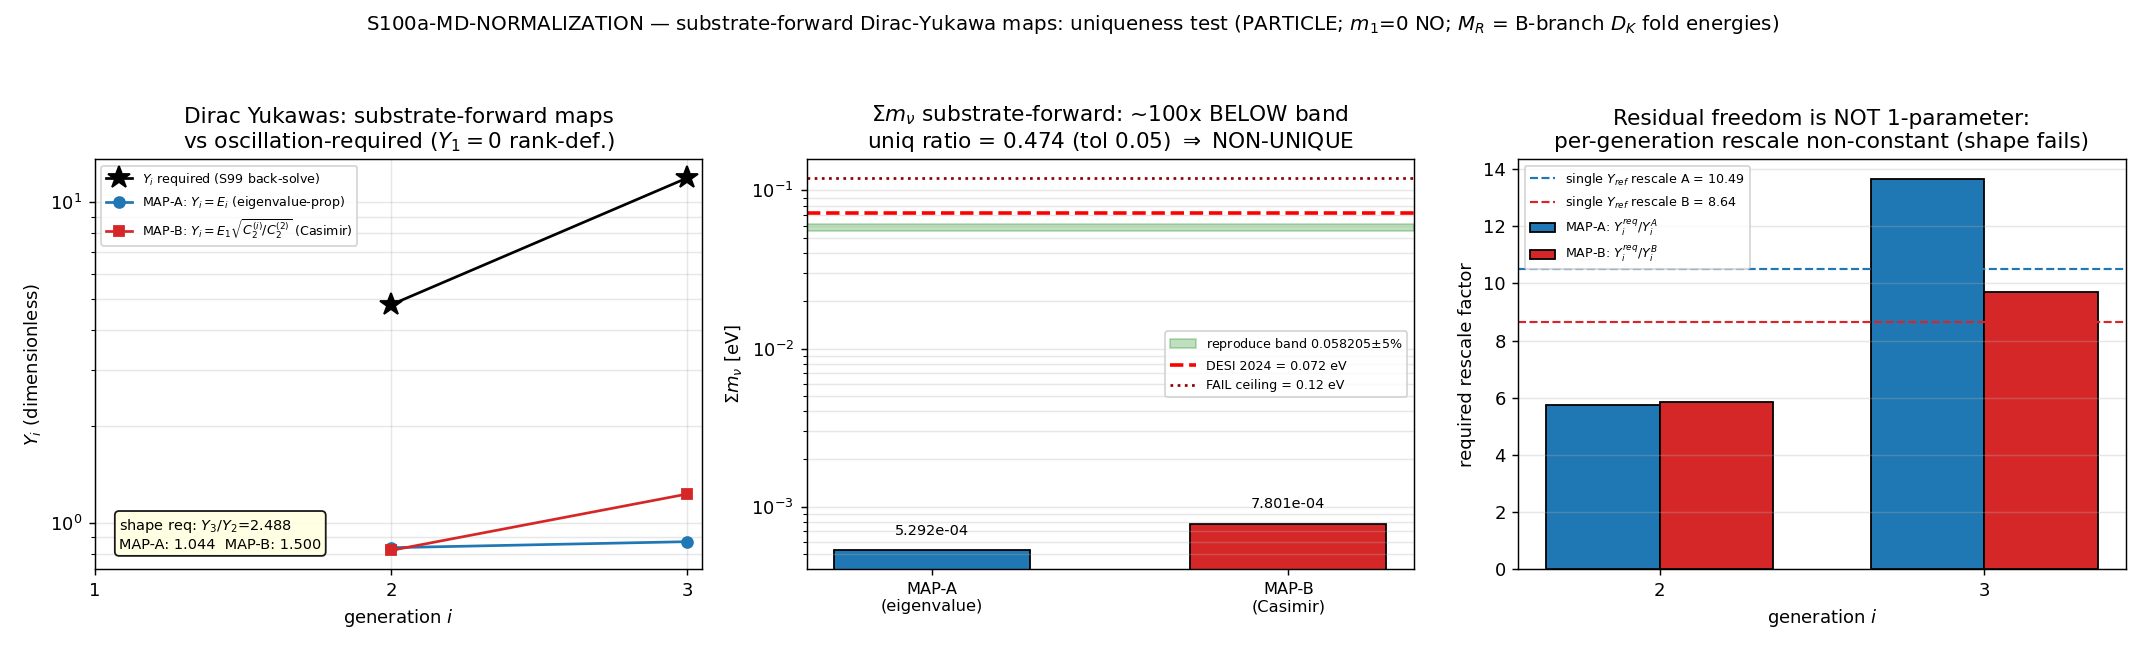

Here is the Python script that generated this plot:
#!/usr/bin/env python3
"""
S100a W5-1 S100a-MD-NORMALIZATION — substrate-forward Dirac-Yukawa map uniqueness;
zero-free-parameter Sigma m_nu re-gate
====================================================================================

Gate: S100a-MD-NORMALIZATION ([SIGN])

Pre-registered thresholds (plan sessions/session-plan/session-100a-plan-w5.md §W5-1):
  PRIMARY:    Sigma_mnu^{substrate-forward} < bound_DESI = 0.072 eV
  JOINT:      |Sigma_mnu^{substrate-forward} - 0.0582053272|/0.0582053272 <= tol_reproduce = 0.05
  UNIQUENESS: |Sigma_mnu^{MAP-A} - Sigma_mnu^{MAP-B}|/Sigma_mnu^{MAP-A} <= tol_uniqueness = 0.05
  strict PASS: DESI AND reproduce AND map_unique==True
  FAIL: substrate-forward maps overshoot the loose bound (Sigma > 0.12 eV)
  INFO: map NON-UNIQUE (maps disagree beyond tol_uniqueness OR an external overall
        Dirac scale Y_ref must be tuned to reach the band) => S99 track_B caveat
        confirmed STRUCTURALLY IRREDUCIBLE (residual-Dirac-scale-normalization-IRREDUCIBLE).

[SIGN] claim (plan §W5-1 substitution chain): the type-I seesaw SUPPRESSES the light
mass — d m_{nu,i}/d M_i = -m_{D,i}^2/M_i^2 < 0 for i=2,3 (strictly), and the substrate
M_R ~ M_KK scale drives Sigma DOWN below the DESI bound (delta = Sigma - bound < 0).
Direction identical to S99; the substrate-forward Y_i change only the ABSOLUTE Sigma,
which is what the uniqueness test interrogates.

METHOD (substrate-forward; INVERTS the S99 back-solve)
------------------------------------------------------
(1) Bottom light-triple from the L_max=12 block-diagonal master cache (sector_evals
    dict, per-(p,q) abs_evals; UNION of the 90 sectors; NO re-diagonalization):
    tower-resolved bottoms of the three lowest Peter-Weyl towers,
      E_1 = min |lambda| of (0,0)  [trivial,      triality 0, C_2 = 0   ]
      E_2 = min |lambda| of (1,0)=(0,1) [fundamental, triality 1/2, C_2 = 4/3]
      E_3 = min |lambda| of (1,1)  [adjoint,      triality 0, C_2 = 3   ]
    = the ~0.82-0.87 M_KK E1/E2/E3 set S96-MATTER-R-HIERARCHY read as R_direct=9.86
    (rank-1 direct-spacing wall). Cross-checked against the s55_bogoliubov_992.npz
    alternate triple (omega_f post-transit spectrum) and the S96 R_direct value.
(2) Two PRE-REGISTERED substrate-forward maps (competing reductions of the SAME
    triple — this IS the uniqueness test). Shared substrate-natural overall scale
    Y_ref = E_1 (the raw dimensionless bottom eigenvalue, M_KK units; NO external
    input). Rank-deficiency (m_1 = 0 PROVEN) => Y_1 = 0 in the seesaw texture:
      MAP-A (eigenvalue-proportional): Y_i = Y_ref * (E_i/E_ref), E_ref = E_1
              => Y_i^A = E_i for i = 2,3 (Y_1 = 0 imposed by rank deficiency).
      MAP-B (Casimir-graded):          Y_i = Y_ref * sqrt(C_2(p_i,q_i)/C_2_ref),
              C_2_ref = C_2(1,0) = 4/3 (lowest NONZERO tower Casimir)
              => Y^B = [0 (EXACT, C_2(0,0)=0 — rank deficiency EMERGES), E_1, 1.5*E_1].
(3) Type-I seesaw per map: m_D = Y v_ew/sqrt(2); M_R = B-branch D_K fold energies
    (read from the pinned S99 baseline npz; cross-checked to the S60 log + the L12
    cache spectral coincidence < tol_MR); m_nu = m_D^T M_R^{-1} m_D (3x3 real-symmetric,
    eigvalsh); Sigma = sum |eigenvalues| in eV.
(4) Re-gate vs DESI 0.072 eV + the 0.0582053272 eV reproduce band + the uniqueness
    ratio; quantify the residual freedom (required overall Y_ref rescale per map;
    per-generation required rescale = shape test; required Y_3/Y_2 vs map shapes).

Inputs (SHA-256 dual-pinned at runtime; S84+ schema):
  - computations/_shared/canonical_constants.py            (M_KK, v_ew, Sigma_mnu_FW,
        Sigma_mnu_bound_DESI_2024, tau_fold; feeds audit_sha256)
  - computations/session-84/s84_spectrum_cache_L12_tau019.npz (bottom-triple source)
  - computations/session-55/s55_bogoliubov_992.npz         (alternate triple, omega_f)
  - computations/session-99/s99_w3_seesaw_summnu.npz       (baseline Sigma/M_R/Y_i)
  - computations/session-60/s60_lepto_cp_log.txt           (M_R fold-energy texture)
  - script bytes (feeds BOTH audit_sha256 and content_sha256)

Output 4-tuple:
  (value=<Sigma_A/Sigma_B summary>, scheme=type-I-seesaw-substrate-forward-Yi-from-DK-bottom-triple,
   convention=ABSOLUTE, L_max=12)

Classification: PARTICLE
  Generations are the SU(3) Peter-Weyl Z_3-triality multiplicity; the neutrino Dirac
  Yukawas live as the overlap of the light-triple fiber modes with the Higgs |s(h)|^2
  mode in the M_3(C) summand of A_K = C (+) H (+) M_3(C). Flow: D_K eigenvalues
  (bottom light-triple) -> substrate-forward Yukawa map Y_i -> m_D = Y v/sqrt(2) ->
  type-I seesaw with M_R = B-branch D_K fold energies (Majorana scale INTERNAL to the
  spectrum) -> Sigma_mnu (laboratory-IN observable vs DESI). The gate tests whether
  the FIRST arrow (eigenvalue -> Yukawa) is a UNIQUE substrate map or carries a
  residual scale. Cross-axis derivation-author tag: connes-ncg-theorist owns the
  Dirac-side D_F texture reading (whether the bottom-triple -> Y_i map is forced by
  the finite Dirac operator's representation structure).

DISCIPLINE
----------
- `from canonical_constants import *`; intermediates tagged `# (local)`
- CPU-correct (3x3 eigh + cache dict reads, sub-100x100); OMP_NUM_THREADS=8 before numpy
- dual-SHA (audit + content) per S84+; verdict via emit_verdict MCP tool (script PRINTS payload)
- [SIGN] gate => sign/magnitude/regime 3-tuple in the payload (all-three-or-none)
- exit 0 for any valid scientific verdict (PASS/FAIL/INFO are all results)
"""

from __future__ import annotations

# ---------------------------------------------------------------------------
# Section 1 — Canonical constants (MANDATORY first import)
# ---------------------------------------------------------------------------
import os
import sys
os.environ.setdefault("OMP_NUM_THREADS", "8")
os.environ.setdefault("MKL_NUM_THREADS", "8")

_SHARED_PATH = os.path.join(
    os.path.dirname(os.path.dirname(os.path.abspath(__file__))), "_shared"
)
if _SHARED_PATH not in sys.path:
    sys.path.insert(0, _SHARED_PATH)

from canonical_constants import *  # noqa: F401,F403,E402  (M_KK, v_ew, Sigma_mnu_FW, Sigma_mnu_bound_DESI_2024, tau_fold)

# ---------------------------------------------------------------------------
# Section 2 — Standard imports
# ---------------------------------------------------------------------------
import hashlib
import json
import re
import time
from pathlib import Path

import numpy as np
import matplotlib
matplotlib.use("Agg")
import matplotlib.pyplot as plt

# ---------------------------------------------------------------------------
# Section 3 — Paths + pre-registration
# ---------------------------------------------------------------------------
SESSION_DIR = Path(__file__).resolve().parent
COMPUTATIONS_DIR = SESSION_DIR.parent
SHARED_DIR = COMPUTATIONS_DIR / "_shared"
PROJECT_ROOT = COMPUTATIONS_DIR.parent

SESSION = "100a"                                                   # (local) letter-suffixed sub-session
GATE_ID = "S100a-MD-NORMALIZATION"                                 # (local)
SCHEME = "type-I-seesaw-substrate-forward-Yi-from-DK-bottom-triple"  # (local)
CONVENTION = "ABSOLUTE"                                            # (local)
L_MAX = 12                                                         # (local)

# Pre-registered gate boundaries (plan §W5-1 operator + machinery_pin_map)
TOL_REPRODUCE = 0.05                     # rel tol on Sigma vs the 0.0582053272 target  # (local)
TOL_UNIQUENESS = 0.05                    # rel tol between MAP-A and MAP-B Sigmas  # (local)
TOL_MR = 0.02                            # B-branch spectral-coincidence rel tol (S96 PART-1)  # (local)
TOL_EIGH = 1e-12                         # eigh numerical tolerance  # (local)
INFO_CEIL = 0.12                         # eV; FAIL iff substrate-forward maps overshoot this  # (local)
PUBLICATION_SIG_FIGS = 5                 # value-string precision (npz carries full float64; Class 8.3)  # (local)
DEEP_SEESAW_REGIME = 1e-6                # max(m_D/M_R) < this => VALID regime (S99 criterion)  # (local)

# Cross-check anchors (pinned input artifacts / prior verdict values — comparison-only)
R_S96_VERDICT = 9.86183067373777         # (local) S96-MATTER-R-HIERARCHY verdict value (rank-1 wall)
TOL_R_CROSSCHECK = 1e-6                  # (local) rel tol on the R_direct reproduction (machine-precision expected)
TOL_BASELINE = 1e-6                      # (local) rel tol on the S99-baseline Sigma re-derivation

EV_PER_GEV = 1.0e-9                      # (local) eV = 1e-9 GeV

OUT_NPZ = SESSION_DIR / "s100a_md_normalization.npz"
OUT_PNG = SESSION_DIR / "s100a_md_normalization.png"

S84_CACHE = COMPUTATIONS_DIR / "session-84" / "s84_spectrum_cache_L12_tau019.npz"
S55_BOG = COMPUTATIONS_DIR / "session-55" / "s55_bogoliubov_992.npz"
S99_BASE = COMPUTATIONS_DIR / "session-99" / "s99_w3_seesaw_summnu.npz"
S60_LOG = COMPUTATIONS_DIR / "session-60" / "s60_lepto_cp_log.txt"

INPUT_FILES = [
    SHARED_DIR / "canonical_constants.py",
    S84_CACHE,
    S55_BOG,
    S99_BASE,
    S60_LOG,
]

# The three lowest Peter-Weyl towers the bottom-triple occupies (S96 sector-assignment,
# verified at machine precision against the L12 cache in compute()):
TOWER_SECTORS = [(0, 0), (1, 0), (1, 1)]   # (local) gen-1/2/3 towers; (1,0)=(0,1) conjugate pair


def su3_casimir(p: int, q: int) -> float:
    """SU(3) quadratic Casimir, normalization C_2(1,0) = 4/3, C_2(1,1) = 3."""
    return (p * p + q * q + p * q + 3 * p + 3 * q) / 3.0


def su3_triality(p: int, q: int) -> int:
    """Z_3 triality of the (p,q) irrep."""
    return (p - q) % 3


# ---------------------------------------------------------------------------
# Section 4 — SHA-256 dual-pin block (S84+)
# ---------------------------------------------------------------------------
def sha256_of(path: Path) -> str:
    h = hashlib.sha256()  # (local)
    try:
        h.update(path.read_bytes())
    except OSError:
        return ""
    return h.hexdigest()


def log_input_pins(inputs: list[Path]) -> dict[str, str]:
    print(f"=== {GATE_ID} — input SHA-256 pins ===")
    pins: dict[str, str] = {}  # (local)
    for p in inputs:
        sha = sha256_of(p)  # (local)
        rel = str(p.relative_to(PROJECT_ROOT)).replace("\\", "/")  # (local)
        print(f"  {rel}: {sha[:16]}...")
        pins[rel] = sha
    return pins


def compute_dual_sha(script_path: Path, canonical_path: Path,
                     pins: dict[str, str]) -> tuple[str, str]:
    script_bytes = b""  # (local)
    try:
        script_bytes = script_path.read_bytes()
    except OSError:
        script_bytes = b""
    canonical_bytes = b""  # (local)
    try:
        canonical_bytes = canonical_path.read_bytes()
    except OSError:
        canonical_bytes = b""
    pinmap_json = json.dumps(dict(sorted(pins.items())),
                             separators=(",", ":"), sort_keys=True).encode("utf-8")  # (local)
    h_audit = hashlib.sha256()  # (local)
    h_audit.update(script_bytes)
    h_audit.update(canonical_bytes)
    h_audit.update(pinmap_json)
    audit = h_audit.hexdigest()  # (local)
    h_content = hashlib.sha256()  # (local)
    h_content.update(script_bytes)
    content = h_content.hexdigest()  # (local)
    return audit, content


# ---------------------------------------------------------------------------
# Section 5 — Substrate readers + cross-check helpers
# ---------------------------------------------------------------------------
def read_bottom_triple_from_cache(cache_path: Path):
    """Tower-resolved bottom light-triple from the L12 block-diagonal master cache.

    Reads per-(p,q)-sector abs_evals (NO re-diagonalization — the cache IS the
    block-diagonal spectrum). E_i = min |lambda| of the i-th lowest Peter-Weyl tower:
    (0,0) trivial, (1,0)/(0,1) fundamental conjugate pair, (1,1) adjoint.
    Returns (E_triple, casimirs, trialities, conj_pair_split).
    """
    d = np.load(cache_path, allow_pickle=True)  # (local)
    sec = d["sector_evals"].item()              # (local) dict {(p,q): {'dim','level','abs_evals'}}
    if len(sec) != 90:
        print(f"  [warn] cache sector count = {len(sec)} (expected 90)")
    e10 = float(np.min(np.asarray(sec[(1, 0)]["abs_evals"])))   # (local)
    e01 = float(np.min(np.asarray(sec[(0, 1)]["abs_evals"])))   # (local)
    conj_split = abs(e10 - e01)                                  # (local) conjugate-pair degeneracy check
    E = np.array([
        float(np.min(np.asarray(sec[(0, 0)]["abs_evals"]))),     # E_1: trivial tower
        e10,                                                      # E_2: fundamental tower
        float(np.min(np.asarray(sec[(1, 1)]["abs_evals"]))),     # E_3: adjoint tower
    ])                                                            # (local)
    C2 = np.array([su3_casimir(p, q) for (p, q) in TOWER_SECTORS])   # (local) [0, 4/3, 3]
    tri = np.array([su3_triality(p, q) for (p, q) in TOWER_SECTORS])  # (local) [0, 1, 0]; (0,1) carries 2
    return E, C2, tri, conj_split


def crosscheck_s55_alternate(s55_path: Path, E: np.ndarray):
    """Alternate-source check: each tower-bottom E_i present in the s55 omega_f
    post-transit Bogoliubov spectrum (992 modes) at machine precision."""
    d = np.load(s55_path, allow_pickle=True)        # (local)
    wf = np.sort(np.asarray(d["omega_f"]).ravel())  # (local)
    nearest = np.array([wf[np.argmin(np.abs(wf - e))] for e in E])  # (local)
    reldiff = np.abs(nearest - E) / E               # (local)
    return nearest, reldiff, bool(np.all(reldiff < 1e-8))


def crosscheck_R_direct(E: np.ndarray) -> tuple[float, float, bool]:
    """Reproduce the S96-MATTER-R-HIERARCHY R_direct from the cache-read triple
    (conv-A direct spacings, m_1=0): confirms the SAME triple the S96 gate read."""
    m2 = E[1] - E[0]                                 # (local)
    m3 = E[2] - E[0]                                 # (local)
    R = (m3**2 - m2**2) / (m2**2 - 0.0)              # (local)
    rd = abs(R - R_S96_VERDICT) / R_S96_VERDICT      # (local)
    return R, rd, bool(rd < TOL_R_CROSSCHECK)


def verify_MR_in_S60_log(log_path: Path, targets: np.ndarray) -> bool:
    """Confirm the B-branch fold energies are the M_R texture stated in the S60 log."""
    try:
        txt = log_path.read_text(errors="ignore")  # (local)
    except OSError:
        return False
    found = re.findall(r"[-+]?\d*\.\d+", txt)      # (local)
    fvals = np.array([float(x) for x in found])    # (local)
    ok = True                                      # (local)
    for t in targets:
        if not np.any(np.isclose(fvals, t, rtol=1e-4, atol=1e-4)):
            ok = False
    return ok


def MR_spectral_coincidence(cache_path: Path, targets: np.ndarray):
    """Re-extract the 3 M_i from the L12 block-diagonal cache by spectral coincidence
    (union of the 90 sectors' abs_evals; NO re-diagonalization)."""
    d = np.load(cache_path, allow_pickle=True)   # (local)
    sec = d["sector_evals"].item()               # (local)
    allv = np.concatenate([np.asarray(blk["abs_evals"]).ravel() for blk in sec.values()])  # (local)
    absu = np.unique(np.round(allv, 8))          # (local)
    nearest = np.array([absu[np.argmin(np.abs(absu - t))] for t in targets])  # (local)
    reldiff = np.abs(nearest - targets) / targets  # (local)
    return nearest, reldiff, float(reldiff.max())


def seesaw_sigma(Y: np.ndarray, M_R_GeV: np.ndarray) -> tuple[np.ndarray, float, np.ndarray, np.ndarray]:
    """Type-I seesaw: m_D = Y v/sqrt(2); m_nu = m_D^T M_R^{-1} m_D (3x3 real-symmetric,
    eigvalsh); returns (m_nu_eV ascending, Sigma_eV, m_D_GeV, dmnu_dM)."""
    v = float(v_ew)                                          # (local)
    m_D_GeV = Y * v / np.sqrt(2.0)                           # (local)
    mD_mat = np.diag(m_D_GeV)                                # (local)
    MR_mat = np.diag(M_R_GeV)                                # (local)
    m_nu_mat_GeV = mD_mat.T @ np.linalg.inv(MR_mat) @ mD_mat  # (local) magnitude (Majorana sign absorbed)
    m_nu_mat_GeV = 0.5 * (m_nu_mat_GeV + m_nu_mat_GeV.T)     # (local) symmetrize
    evals_GeV = np.linalg.eigvalsh(m_nu_mat_GeV)             # (local)
    m_nu_eV = np.sort(np.abs(evals_GeV)) / EV_PER_GEV        # (local) ascending
    Sigma_eV = float(m_nu_eV.sum())                          # (local)
    with np.errstate(divide="ignore", invalid="ignore"):
        dmnu_dM = np.where(M_R_GeV > 0, -(m_D_GeV ** 2) / (M_R_GeV ** 2), 0.0)  # (local) GeV/GeV
    return m_nu_eV, Sigma_eV, m_D_GeV, dmnu_dM


# ---------------------------------------------------------------------------
# Section 6 — Compute (substrate-FORWARD maps + uniqueness test)
# ---------------------------------------------------------------------------
def compute() -> dict:
    M_KK_GeV = float(M_KK)                       # (local) 7.428660036284456e16 GeV (CONST-FREEZE-42)
    Sigma_target = float(Sigma_mnu_FW)           # (local) 0.0582053272 eV (S99-W3-SEESAW-SUMMNU)
    bound_DESI = float(Sigma_mnu_bound_DESI_2024)  # (local) 0.072 eV (DESI 2024, 95% CL)

    # --- (1) bottom light-triple, tower-resolved, from the L12 cache ---
    E, C2, tri, conj_split = read_bottom_triple_from_cache(S84_CACHE)
    s55_nearest, s55_reldiff, s55_ok = crosscheck_s55_alternate(S55_BOG, E)
    R_direct, R_reldiff, R_ok = crosscheck_R_direct(E)

    # --- M_R from the pinned S99 baseline artifact (B-branch D_K fold energies) ---
    d99 = np.load(S99_BASE, allow_pickle=True)   # (local)
    M_R_MKK = np.asarray(d99["M_R_MKK"]).ravel()  # (local) [1.0044, 1.0786, 1.1700]
    Y_S99 = np.asarray(d99["Y"]).ravel()          # (local) back-solved baseline [0, 4.794, 11.928]
    Sigma_S99_npz = float(d99["Sigma_mnu_eV"])    # (local) 0.0582053272...
    m_nu_S99 = np.asarray(d99["m_nu_eV"]).ravel()  # (local) [0, 0.0086776, 0.0495278]
    M_R_GeV = M_R_MKK * M_KK_GeV                  # (local)

    # --- M_R cross-checks: S60 log texture + L12 cache spectral coincidence ---
    mr_in_s60 = verify_MR_in_S60_log(S60_LOG, M_R_MKK)              # (local)
    mr_nearest, mr_reldiff, mr_maxrel = MR_spectral_coincidence(S84_CACHE, M_R_MKK)

    # --- CC0: baseline re-derivation — my seesaw pipeline reproduces the S99/canonical Sigma ---
    m_nu_base, Sigma_base, m_D_base, _ = seesaw_sigma(Y_S99, M_R_GeV)
    base_reldiff_npz = abs(Sigma_base - Sigma_S99_npz) / Sigma_S99_npz       # (local)
    base_reldiff_canon = abs(Sigma_base - Sigma_target) / Sigma_target       # (local)
    baseline_ok = bool(base_reldiff_npz < TOL_BASELINE and base_reldiff_canon < TOL_BASELINE)  # (local)

    # --- (2) substrate-FORWARD maps (shared substrate-natural scale Y_ref = E_1) ---
    Y_ref = E[0]                                  # (local) raw dimensionless bottom eigenvalue (M_KK units)
    # MAP-A (eigenvalue-proportional): Y_i = Y_ref * (E_i/E_1) = E_i; Y_1 = 0 (rank deficiency imposed)
    Y_A = np.array([0.0, E[1], E[2]])             # (local)
    # MAP-B (Casimir-graded): Y_i = Y_ref * sqrt(C_2_i/C_2_ref), C_2_ref = C_2(1,0) = 4/3;
    # Y_1 = 0 EXACT because C_2(0,0) = 0 — the rank deficiency EMERGES from the grading.
    C2_ref = C2[1]                                # (local) 4/3
    Y_B = Y_ref * np.sqrt(C2 / C2_ref)            # (local) [0, E_1, 1.5*E_1] exactly
    shape_A = Y_A[2] / Y_A[1]                     # (local) E_3/E_2
    shape_B = Y_B[2] / Y_B[1]                     # (local) sqrt(C2_3/C2_2) = 3/2 exact

    # --- (3) seesaw per map ---
    m_nu_A, Sigma_A, m_D_A, dmnu_dM_A = seesaw_sigma(Y_A, M_R_GeV)
    m_nu_B, Sigma_B, m_D_B, dmnu_dM_B = seesaw_sigma(Y_B, M_R_GeV)

    # --- (4) gate quantities ---
    uniq_ratio = abs(Sigma_A - Sigma_B) / Sigma_A                    # (local) pre-registered uniqueness operator
    maps_agree = bool(uniq_ratio <= TOL_UNIQUENESS)                  # (local)
    reproduce_reldiff_A = abs(Sigma_A - Sigma_target) / Sigma_target  # (local)
    reproduce_reldiff_B = abs(Sigma_B - Sigma_target) / Sigma_target  # (local)
    reproduce_A = bool(reproduce_reldiff_A <= TOL_REPRODUCE)         # (local)
    reproduce_B = bool(reproduce_reldiff_B <= TOL_REPRODUCE)         # (local)
    desi_A = bool(Sigma_A < bound_DESI)                              # (local)
    desi_B = bool(Sigma_B < bound_DESI)                              # (local)
    overshoot = bool(min(Sigma_A, Sigma_B) > INFO_CEIL)              # (local) FAIL clause (both maps overshoot)

    # map_unique (plan method (2)): maps agree AND no free overall scale left —
    # i.e. the parameter-free (Y_ref = E_1) evaluation already lands in the band.
    map_unique = bool(maps_agree and reproduce_A and reproduce_B)    # (local)

    # Residual-freedom quantification (the track_B content):
    # required overall Y_ref rescale per map (Sigma scales as Y_ref^2)
    rescale_Yref_A = float(np.sqrt(Sigma_target / Sigma_A))          # (local)
    rescale_Yref_B = float(np.sqrt(Sigma_target / Sigma_B))          # (local)
    # per-generation required rescale (shape test): Y_i^{S99-required}/Y_i^{map}, i=2,3
    pergen_rescale_A = Y_S99[1:] / Y_A[1:]                           # (local)
    pergen_rescale_B = Y_S99[1:] / Y_B[1:]                           # (local)
    shape_required = Y_S99[2] / Y_S99[1]                             # (local) 2.488 = sqrt(m3 M3/(m2 M2))
    shape_const_A = bool(np.isclose(pergen_rescale_A[0], pergen_rescale_A[1], rtol=TOL_UNIQUENESS))  # (local)
    shape_const_B = bool(np.isclose(pergen_rescale_B[0], pergen_rescale_B[1], rtol=TOL_UNIQUENESS))  # (local)

    # --- [SIGN] suppression direction (both maps): d m_nu_i/d M_i = -m_D_i^2/M_i^2 < 0, i=2,3 ---
    suppression_all_negative = bool(
        np.all(dmnu_dM_A[1:] < 0.0) and np.all(dmnu_dM_B[1:] < 0.0)
    )                                                                # (local)
    delta_A = Sigma_A - bound_DESI                                   # (local) negative => below bound
    delta_B = Sigma_B - bound_DESI                                   # (local)

    # deep-seesaw regime (both maps)
    supp_ratio = float(max(np.max(m_D_A[1:] / M_R_GeV[1:]),
                           np.max(m_D_B[1:] / M_R_GeV[1:])))         # (local)

    return {
        "E": E, "C2": C2, "tri": tri, "conj_split": conj_split,
        "tower_sectors": np.array(TOWER_SECTORS),
        "s55_nearest": s55_nearest, "s55_reldiff": s55_reldiff, "s55_ok": s55_ok,
        "R_direct": R_direct, "R_reldiff": R_reldiff, "R_ok": R_ok,
        "M_R_MKK": M_R_MKK, "M_R_GeV": M_R_GeV,
        "mr_in_s60": mr_in_s60, "mr_nearest": mr_nearest,
        "mr_reldiff": mr_reldiff, "mr_maxrel": mr_maxrel,
        "Y_S99": Y_S99, "Sigma_S99_npz": Sigma_S99_npz, "m_nu_S99": m_nu_S99,
        "Sigma_base": Sigma_base, "m_nu_base": m_nu_base,
        "base_reldiff_npz": base_reldiff_npz, "base_reldiff_canon": base_reldiff_canon,
        "baseline_ok": baseline_ok,
        "Y_ref": Y_ref, "Y_A": Y_A, "Y_B": Y_B, "C2_ref": C2_ref,
        "shape_A": shape_A, "shape_B": shape_B, "shape_required": shape_required,
        "m_D_A": m_D_A, "m_D_B": m_D_B,
        "m_nu_A": m_nu_A, "m_nu_B": m_nu_B,
        "Sigma_A": Sigma_A, "Sigma_B": Sigma_B,
        "dmnu_dM_A": dmnu_dM_A, "dmnu_dM_B": dmnu_dM_B,
        "uniq_ratio": uniq_ratio, "maps_agree": maps_agree,
        "reproduce_reldiff_A": reproduce_reldiff_A, "reproduce_reldiff_B": reproduce_reldiff_B,
        "reproduce_A": reproduce_A, "reproduce_B": reproduce_B,
        "desi_A": desi_A, "desi_B": desi_B, "overshoot": overshoot,
        "map_unique": map_unique,
        "rescale_Yref_A": rescale_Yref_A, "rescale_Yref_B": rescale_Yref_B,
        "pergen_rescale_A": pergen_rescale_A, "pergen_rescale_B": pergen_rescale_B,
        "shape_const_A": shape_const_A, "shape_const_B": shape_const_B,
        "suppression_all_negative": suppression_all_negative,
        "delta_A": delta_A, "delta_B": delta_B,
        "supp_ratio": supp_ratio,
        "Sigma_target": Sigma_target, "bound_DESI": bound_DESI, "info_ceil": INFO_CEIL,
    }


# ---------------------------------------------------------------------------
# Section 7 — Gate verdict (3-tuple + composite collapse) + 4-tuple
# ---------------------------------------------------------------------------
def emit_4tuple(value, scheme: str, convention: str, L_max) -> str:
    return f"(value={value!r}, scheme={scheme}, convention={convention}, L_max={L_max})"


def print_verdict_payload(verdict, value, audit_sha, content_sha,
                          sign_verdict=None, magnitude_verdict=None, regime_verdict=None,
                          companion_note="", extra_rows=None) -> dict:
    payload: dict = {
        "session": SESSION,
        "gate_id": GATE_ID,
        "verdict": verdict,
        "value": str(value),
        "scheme": SCHEME,
        "convention": CONVENTION,
        "l_max": str(L_MAX),
        "audit_sha256": audit_sha,
        "content_sha256": content_sha,
        "schema_version": "S84+",
    }
    if companion_note:
        payload["companion_note"] = companion_note
    if not (sign_verdict is None and magnitude_verdict is None and regime_verdict is None):
        payload["sign_verdict"] = sign_verdict
        payload["magnitude_verdict"] = magnitude_verdict
        payload["regime_verdict"] = regime_verdict
    if extra_rows:
        payload["extra_rows"] = list(extra_rows)
    print("<<<EMIT_VERDICT_PAYLOAD>>>")
    print(json.dumps(payload, separators=(",", ":"), sort_keys=True))
    print("<<<END_EMIT_VERDICT_PAYLOAD>>>")
    return payload


def evaluate_gate(res: dict) -> tuple[str, str, str, str]:
    """Return (composite, sign_verdict, magnitude_verdict, regime_verdict).

    [SIGN] 3-tuple per gate-verdicts.md schema-v2:
      sign_verdict      = PASS iff the suppression derivatives d m_nu_i/dM_i < 0 (i=2,3,
                          both maps) AND delta = Sigma - bound_DESI < 0 (both maps) —
                          the pre-registered direction (identical to S99).
      magnitude_verdict = PASS iff DESI AND reproduce AND uniqueness all met;
                          FAIL iff both maps overshoot INFO_CEIL = 0.12 eV;
                          INFO otherwise (the pre-registered NON-UNIQUE outcome).
      regime_verdict    = VALID iff deep seesaw (max m_D/M_R < 1e-6) throughout.
    """
    sign_v = "PASS" if (res["suppression_all_negative"]
                        and res["delta_A"] < 0.0 and res["delta_B"] < 0.0) else "FAIL"  # (local)

    if res["overshoot"]:
        mag_v = "FAIL"   # (local)
    elif (res["desi_A"] and res["desi_B"] and res["map_unique"]):
        mag_v = "PASS"   # (local)
    else:
        mag_v = "INFO"   # (local) NON-UNIQUE / residual-scale outcome (pre-registered)

    regime_v = "VALID" if res["supp_ratio"] < DEEP_SEESAW_REGIME else "MARGINAL"  # (local)

    # --- composite collapse (gate-verdicts.md PRE-REGISTERED rule) ---
    if regime_v == "BREAKDOWN":
        composite = "FAIL"  # (local)
    elif sign_v == "FAIL":
        composite = "FAIL"  # (local)
    elif mag_v == "FAIL" and regime_v == "VALID":
        composite = "FAIL"  # (local)
    elif mag_v == "FAIL" and regime_v == "MARGINAL":
        composite = "INFO"  # (local)
    elif mag_v == "INFO":
        composite = "INFO"  # (local)
    else:
        composite = "PASS"  # (local)
    return composite, sign_v, mag_v, regime_v


# ---------------------------------------------------------------------------
# Section 8 — Plot
# ---------------------------------------------------------------------------
def make_plot(res: dict, path: Path) -> None:
    fig, axes = plt.subplots(1, 3, figsize=(16.5, 5))  # (local)
    gens = np.array([1, 2, 3])  # (local)

    # (a) Yukawa shapes: substrate-forward maps vs the S99 back-solved (required) Y
    ax = axes[0]  # (local)
    ax.semilogy(gens[1:], res["Y_S99"][1:], "k*-", ms=13,
                label=r"$Y_i$ required (S99 back-solve)")
    ax.semilogy(gens[1:], res["Y_A"][1:], "o-", color="#1f77b4",
                label=r"MAP-A: $Y_i = E_i$ (eigenvalue-prop)")
    ax.semilogy(gens[1:], res["Y_B"][1:], "s-", color="#d62728",
                label=r"MAP-B: $Y_i = E_1\sqrt{C_2^{(i)}/C_2^{(2)}}$ (Casimir)")
    ax.annotate(f"shape req: $Y_3/Y_2$={res['shape_required']:.3f}\n"
                f"MAP-A: {res['shape_A']:.3f}  MAP-B: {res['shape_B']:.3f}",
                xy=(0.04, 0.05), xycoords="axes fraction", fontsize=8,
                bbox=dict(boxstyle="round", fc="lightyellow", alpha=0.9))
    ax.set_xlabel("generation $i$")
    ax.set_ylabel(r"$Y_i$ (dimensionless)")
    ax.set_xticks(gens)
    ax.set_title("Dirac Yukawas: substrate-forward maps\nvs oscillation-required ($Y_1=0$ rank-def.)")
    ax.legend(fontsize=7, loc="upper left")
    ax.grid(alpha=0.3, which="both")

    # (b) Sigma per map vs target band + DESI bound (log scale)
    ax = axes[1]  # (local)
    xs = np.array([0, 1])  # (local)
    vals = [res["Sigma_A"], res["Sigma_B"]]  # (local)
    cols = ["#1f77b4", "#d62728"]  # (local)
    ax.bar(xs, vals, width=0.55, color=cols, edgecolor="k")
    for x, v in zip(xs, vals):
        ax.text(x, v * 1.25, f"{v:.3e}", ha="center", fontsize=8)
    t = res["Sigma_target"]  # (local)
    ax.axhspan(t * (1 - TOL_REPRODUCE), t * (1 + TOL_REPRODUCE), color="green", alpha=0.25,
               label=f"reproduce band {t:.6f}$\\pm$5%")
    ax.axhline(res["bound_DESI"], color="red", ls="--", lw=2,
               label=f"DESI 2024 = {res['bound_DESI']} eV")
    ax.axhline(res["info_ceil"], color="darkred", ls=":", lw=1.5,
               label=f"FAIL ceiling = {res['info_ceil']} eV")
    ax.set_yscale("log")
    ax.set_xticks(xs)
    ax.set_xticklabels(["MAP-A\n(eigenvalue)", "MAP-B\n(Casimir)"], fontsize=9)
    ax.set_ylabel(r"$\Sigma m_\nu$ [eV]")
    ax.set_title(f"$\\Sigma m_\\nu$ substrate-forward: ~100x BELOW band\n"
                 f"uniq ratio = {res['uniq_ratio']:.3f} (tol {TOL_UNIQUENESS}) "
                 f"$\\Rightarrow$ NON-UNIQUE")
    ax.legend(fontsize=7, loc="center right")
    ax.grid(alpha=0.3, axis="y", which="both")

    # (c) per-generation required rescale (shape failure)
    ax = axes[2]  # (local)
    w = 0.35  # (local)
    ax.bar(gens[1:] - w / 2, res["pergen_rescale_A"], width=w, color="#1f77b4",
           edgecolor="k", label="MAP-A: $Y_i^{req}/Y_i^A$")
    ax.bar(gens[1:] + w / 2, res["pergen_rescale_B"], width=w, color="#d62728",
           edgecolor="k", label="MAP-B: $Y_i^{req}/Y_i^B$")
    ax.axhline(res["rescale_Yref_A"], color="#1f77b4", ls="--", lw=1.2,
               label=f"single $Y_{{ref}}$ rescale A = {res['rescale_Yref_A']:.2f}")
    ax.axhline(res["rescale_Yref_B"], color="#d62728", ls="--", lw=1.2,
               label=f"single $Y_{{ref}}$ rescale B = {res['rescale_Yref_B']:.2f}")
    ax.set_xticks(gens[1:])
    ax.set_xlabel("generation $i$")
    ax.set_ylabel("required rescale factor")
    ax.set_title("Residual freedom is NOT 1-parameter:\nper-generation rescale non-constant (shape fails)")
    ax.legend(fontsize=7)
    ax.grid(alpha=0.3, axis="y")

    fig.suptitle(f"{GATE_ID} — substrate-forward Dirac-Yukawa maps: uniqueness test "
                 f"(PARTICLE; $m_1$=0 NO; $M_R$ = B-branch $D_K$ fold energies)", fontsize=11)
    fig.tight_layout(rect=[0, 0, 1, 0.95])
    fig.savefig(path, dpi=130)
    plt.close(fig)


# ---------------------------------------------------------------------------
# Section 9 — Main
# ---------------------------------------------------------------------------
def main() -> int:
    t0 = time.time()  # (local)

    pins = log_input_pins(INPUT_FILES)  # (local)
    script_path = Path(__file__).resolve()  # (local)
    canonical_path = SHARED_DIR / "canonical_constants.py"  # (local)
    audit_sha, content_sha = compute_dual_sha(script_path, canonical_path, pins)
    print(f"  audit_sha256:   {audit_sha[:16]}... (script+canonical+pinmap)")
    print(f"  content_sha256: {content_sha[:16]}... (script only)")
    print()

    res = compute()  # (local)

    # --- substitution-chain echo ([SIGN] direction with substituted numbers) ---
    print("--- [SIGN] substitution chain: seesaw suppression direction (both maps) ---")
    print(f"  bottom triple E   = {res['E']}  (M_KK units; towers {TOWER_SECTORS})")
    print(f"  triality          = {res['tri']}  ((0,1) conjugate carries 2); C_2 = {res['C2']}")
    print(f"  conj-pair split   = {res['conj_split']:.3e}  ((1,0) vs (0,1) bottoms)")
    print(f"  M_R (M_KK)        = {res['M_R_MKK']}")
    print(f"  M_R (GeV)         = {res['M_R_GeV']}")
    print(f"  Y_ref = E_1       = {res['Y_ref']:.10f}")
    print(f"  MAP-A Y           = {res['Y_A']}   (shape Y3/Y2 = {res['shape_A']:.6f})")
    print(f"  MAP-B Y           = {res['Y_B']}   (shape Y3/Y2 = {res['shape_B']:.6f} = 3/2 exact)")
    print(f"  MAP-A m_D (GeV)   = {res['m_D_A']}")
    print(f"  MAP-B m_D (GeV)   = {res['m_D_B']}")
    print(f"  MAP-A d m_nu/dM   = {res['dmnu_dM_A']}  (all < 0 for i=2,3 => suppression)")
    print(f"  MAP-B d m_nu/dM   = {res['dmnu_dM_B']}  (all < 0 for i=2,3 => suppression)")
    print(f"  suppression_all_negative = {res['suppression_all_negative']}")
    print(f"  MAP-A m_nu (eV)   = {res['m_nu_A']}")
    print(f"  MAP-B m_nu (eV)   = {res['m_nu_B']}")
    print(f"  Sigma_A           = {res['Sigma_A']:.10e} eV   delta_A = {res['delta_A']:+.4e} (<0)")
    print(f"  Sigma_B           = {res['Sigma_B']:.10e} eV   delta_B = {res['delta_B']:+.4e} (<0)")
    print(f"  deep-seesaw ratio = {res['supp_ratio']:.3e}  (< {DEEP_SEESAW_REGIME} => VALID)")
    print()
    print("--- gate quantities ---")
    print(f"  target Sigma      = {res['Sigma_target']} eV (Sigma_mnu_FW canonical, S99)")
    print(f"  uniq_ratio        = {res['uniq_ratio']:.6f}  (tol {TOL_UNIQUENESS}; agree={res['maps_agree']})")
    print(f"  reproduce reldiff A/B = {res['reproduce_reldiff_A']:.6f} / {res['reproduce_reldiff_B']:.6f} (tol {TOL_REPRODUCE})")
    print(f"  DESI ok A/B       = {res['desi_A']} / {res['desi_B']}  (bound {res['bound_DESI']} eV)")
    print(f"  overshoot (>{res['info_ceil']})  = {res['overshoot']}")
    print(f"  map_unique        = {res['map_unique']}")
    print(f"  required Y_ref rescale A/B = {res['rescale_Yref_A']:.4f} / {res['rescale_Yref_B']:.4f}")
    print(f"  per-gen rescale A = {res['pergen_rescale_A']}  (constant? {res['shape_const_A']})")
    print(f"  per-gen rescale B = {res['pergen_rescale_B']}  (constant? {res['shape_const_B']})")
    print(f"  shape required Y3/Y2 = {res['shape_required']:.6f}  vs A {res['shape_A']:.6f} / B {res['shape_B']:.6f}")
    print()
    print("--- cross-checks ---")
    print(f"  CC0 baseline re-derivation: Sigma_base = {res['Sigma_base']:.10f} eV")
    print(f"      vs npz {res['Sigma_S99_npz']:.10f} (reldiff {res['base_reldiff_npz']:.2e});"
          f" vs canonical (reldiff {res['base_reldiff_canon']:.2e}); ok={res['baseline_ok']}")
    print(f"  CC-R: R_direct(cache triple) = {res['R_direct']:.11f} vs S96 {R_S96_VERDICT}"
          f" (reldiff {res['R_reldiff']:.2e}; ok={res['R_ok']})")
    print(f"  CC-s55: omega_f nearest = {res['s55_nearest']} reldiff = {res['s55_reldiff']} ok={res['s55_ok']}")
    print(f"  CC-MR: cache coincidence nearest = {res['mr_nearest']}")
    print(f"         reldiff {res['mr_reldiff']}  maxrel {res['mr_maxrel']:.5f} (tol {TOL_MR})")
    print(f"  CC-S60: M_R texture in S60 log = {res['mr_in_s60']}")
    print()

    composite, sign_v, mag_v, regime_v = evaluate_gate(res)  # (local)

    # --- save npz (full float64; Class 8.3 publication-precision discipline) ---
    np.savez(
        OUT_NPZ,
        E_triple=res["E"], C2=res["C2"], triality=res["tri"],
        tower_sectors=res["tower_sectors"], conj_split=res["conj_split"],
        s55_nearest=res["s55_nearest"], s55_reldiff=res["s55_reldiff"], s55_ok=res["s55_ok"],
        R_direct_crosscheck=res["R_direct"], R_reldiff=res["R_reldiff"], R_ok=res["R_ok"],
        M_R_MKK=res["M_R_MKK"], M_R_GeV=res["M_R_GeV"],
        mr_in_s60=res["mr_in_s60"], mr_nearest=res["mr_nearest"],
        mr_reldiff=res["mr_reldiff"], mr_maxrel=res["mr_maxrel"],
        Y_S99=res["Y_S99"], Sigma_S99_npz=res["Sigma_S99_npz"], m_nu_S99=res["m_nu_S99"],
        Sigma_base=res["Sigma_base"], m_nu_base=res["m_nu_base"],
        base_reldiff_npz=res["base_reldiff_npz"], base_reldiff_canon=res["base_reldiff_canon"],
        baseline_ok=res["baseline_ok"],
        Y_ref=res["Y_ref"], Y_A=res["Y_A"], Y_B=res["Y_B"], C2_ref=res["C2_ref"],
        shape_A=res["shape_A"], shape_B=res["shape_B"], shape_required=res["shape_required"],
        m_D_A_GeV=res["m_D_A"], m_D_B_GeV=res["m_D_B"],
        m_nu_A_eV=res["m_nu_A"], m_nu_B_eV=res["m_nu_B"],
        Sigma_mnu_MAP_A_eV=res["Sigma_A"], Sigma_mnu_MAP_B_eV=res["Sigma_B"],
        dmnu_dM_A=res["dmnu_dM_A"], dmnu_dM_B=res["dmnu_dM_B"],
        uniq_ratio=res["uniq_ratio"], maps_agree=res["maps_agree"],
        reproduce_reldiff_A=res["reproduce_reldiff_A"],
        reproduce_reldiff_B=res["reproduce_reldiff_B"],
        reproduce_A=res["reproduce_A"], reproduce_B=res["reproduce_B"],
        desi_A=res["desi_A"], desi_B=res["desi_B"], overshoot=res["overshoot"],
        map_unique=res["map_unique"],
        rescale_Yref_A=res["rescale_Yref_A"], rescale_Yref_B=res["rescale_Yref_B"],
        pergen_rescale_A=res["pergen_rescale_A"], pergen_rescale_B=res["pergen_rescale_B"],
        shape_const_A=res["shape_const_A"], shape_const_B=res["shape_const_B"],
        suppression_all_negative=res["suppression_all_negative"],
        delta_A=res["delta_A"], delta_B=res["delta_B"], supp_ratio=res["supp_ratio"],
        Sigma_target=res["Sigma_target"], bound_DESI=res["bound_DESI"],
        info_ceil=res["info_ceil"],
        tol_reproduce=TOL_REPRODUCE, tol_uniqueness=TOL_UNIQUENESS,
        tol_MR=TOL_MR, tol_eigh=TOL_EIGH,
        tau_fold_pin=float(tau_fold), M_KK_pin=float(M_KK), v_ew_pin=float(v_ew),
        verdict=composite, sign_verdict=sign_v,
        magnitude_verdict=mag_v, regime_verdict=regime_v,
        audit_sha256=audit_sha, content_sha256=content_sha,
        scheme=SCHEME, convention=CONVENTION, L_max=L_MAX,
    )
    print(f"  saved: {OUT_NPZ.name}")

    make_plot(res, OUT_PNG)
    print(f"  saved: {OUT_PNG.name}")
    print()

    # --- 4-tuple + emit_verdict payload (5-sig-fig value string; npz carries float64) ---
    value_str = (
        f"SigmaA={res['Sigma_A']:.4e}eV;SigmaB={res['Sigma_B']:.4e}eV;"
        f"uniq_ratio={res['uniq_ratio']:.4f}>{TOL_UNIQUENESS}_NONUNIQUE;"
        f"reproduce_reldiff_A={res['reproduce_reldiff_A']:.4f};"
        f"rescale_Yref_A={res['rescale_Yref_A']:.3f}_B={res['rescale_Yref_B']:.3f};"
        f"shape_Y3overY2_req={res['shape_required']:.4f}_vs_A={res['shape_A']:.4f}_B={res['shape_B']:.4f};"
        f"DESI_ok_both;map_unique={res['map_unique']};"
        f"residual-Dirac-scale-normalization-IRREDUCIBLE;trackB_0.9"
    )  # (local)
    tag = emit_4tuple(value_str, SCHEME, CONVENTION, L_MAX)  # (local)
    print(tag)

    note = ("substrate-forward Yi maps NON-UNIQUE: MAP-A (eigenvalue-prop) vs MAP-B "
            "(Casimir-graded) disagree %.1f%%; both ~100x below 0.0582 eV band; external "
            "Y_ref rescale (%.2fx / %.2fx) required AND per-generation rescale non-constant "
            "(shape fails too); S99 track_B caveat STRUCTURALLY IRREDUCIBLE; Sigma_mnu_FW "
            "unchanged" % (100 * res["uniq_ratio"], res["rescale_Yref_A"], res["rescale_Yref_B"]))  # (local)
    extra = [
        (f"# Sigma_mnu_MAP_A={res['Sigma_A']:.10e} eV Sigma_mnu_MAP_B={res['Sigma_B']:.10e} eV "
         f"(full float64 in npz); target Sigma_mnu_FW={res['Sigma_target']} eV; "
         f"DESI bound={res['bound_DESI']} eV; FAIL ceiling={res['info_ceil']} eV"),
        (f"# bottom-triple E=[{res['E'][0]:.8f},{res['E'][1]:.8f},{res['E'][2]:.8f}] M_KK; "
         f"towers=[(0,0),(1,0)+(0,1),(1,1)] triality=[0,(1|2),0] C2=[0,4/3,3]; "
         f"R_direct_crosscheck={res['R_direct']:.6f} (S96 rank-1 wall reproduced); "
         f"MAP-B Y1=0 EXACT (C2(0,0)=0 - rank deficiency EMERGES from Casimir grading)"),
        (f"# track_B posterior 0.9 (plan discriminator: INFO -> 0.9 track_B); "
         f"dmnu_dM<0 all i=2,3 both maps; deep-seesaw ratio {res['supp_ratio']:.2e}; "
         f"CC0 baseline reldiff {res['base_reldiff_canon']:.2e}; MR coincidence maxrel "
         f"{res['mr_maxrel']:.4f}<{TOL_MR}"),
    ]  # (local)

    print_verdict_payload(composite, value_str, audit_sha, content_sha,
                          sign_verdict=sign_v, magnitude_verdict=mag_v, regime_verdict=regime_v,
                          companion_note=note, extra_rows=extra)

    wall = time.time() - t0  # (local)
    print(f"\n=== {GATE_ID}: {composite} (sign={sign_v} mag={mag_v} regime={regime_v}; wall {wall:.1f}s) ===")
    return 0


if __name__ == "__main__":
    sys.exit(main())
